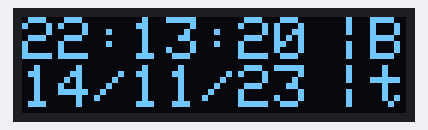
A sketch run on a simulated Arduino Uno, built with avr-gcc and run on an emulated ATmega328P. On the bench: 128×32 one-colour display. The local clock reads 2024-03-15 10:24:30 at power-on unless the sketch sets it.

Above: at 0.1 s.
At 3.1 s:
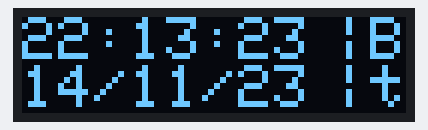
At 8.1 s:
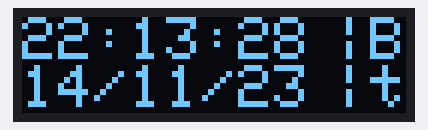
At 17.1 s:
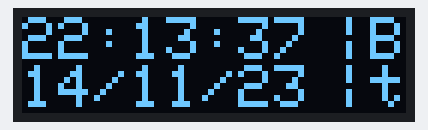
At 27.1 s:
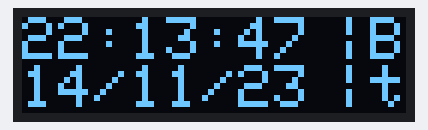
At 36.1 s:
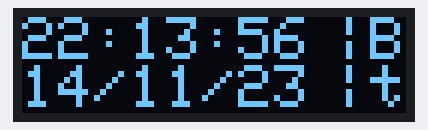

Measured:
- what the display in image 0 shows lasts 1.0 s, from 0.1 s to 1.1 s

The sketch:

RTC_oled.ino
```cpp
#include <Wire.h>
#include <RTClib.h>
#include <Adafruit_SSD1306.h>

#define SCREEN_WIDTH 128 // Ширина OLED экрана, в пикселях
#define SCREEN_HEIGHT 32  // Высота OLED экрана, в пикселях
#define OLED_RESET    -1

RTC_DS1307 rtc;
Adafruit_SSD1306 display(SCREEN_WIDTH, SCREEN_HEIGHT, &Wire, OLED_RESET);

char daysOfTheWeek[7][12] = {
  "Bc",
  "Pn",
  "Bt",
  "Cp",
  "Ch",
  "Pt",
  "Cb"
};

void setup () {
  Serial.begin(9600);

  Wire.begin();

  if (! rtc.begin()) {
    Serial.println("Couldn't find RTC");
    Serial.flush();
    while (1);
  }

  if(!display.begin(SSD1306_SWITCHCAPVCC, 0x3C)) {
    Serial.println(F("SSD1306 allocation failed"));
    for(;;);
  }

  display.clearDisplay();
  display.setTextSize(1);
  display.setTextColor(WHITE);
  display.setCursor(0,0);
  display.println("Initializing...");
  display.display();

  // automatically sets the RTC to the date & time on PC this sketch was compiled
  rtc.adjust(DateTime(F(__DATE__), F(__TIME__)));

}

void loop () {
  DateTime now = rtc.now();

  // Вывод данных на OLED экран
  display.clearDisplay();
  display.setTextSize(2);
  display.setTextColor(WHITE);
  display.setCursor(0,0);

  display.print(now.hour(), DEC);
  display.print(':');
  display.print(now.minute(), DEC);
  display.print(':');
  display.print(now.second(), DEC);
  display.setCursor(104,0);
  display.print('|');
  display.println(daysOfTheWeek[now.dayOfTheWeek()][0]);

  display.print(now.day(), DEC);
  display.print('/');
  display.print(now.month(), DEC);
  display.print('/');
  display.print(now.year() % 100, DEC);
  display.setCursor(104,16);
  display.print('|');
  display.println(daysOfTheWeek[now.dayOfTheWeek()][1]);


  display.display();

  delay(100);
}
```
